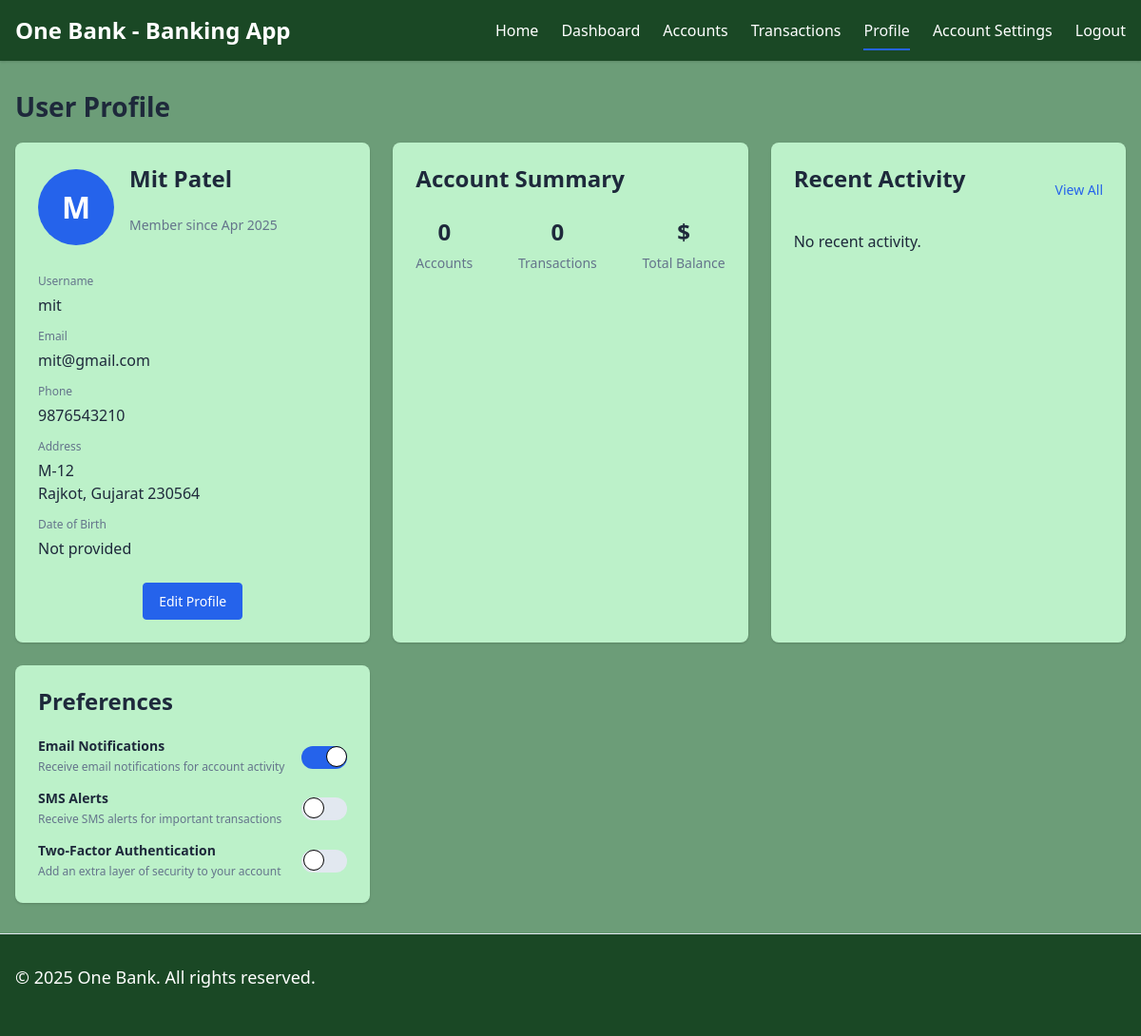
Screenshot of /profile (signed in) with the database file from the repository.
### models.py (models this page shows, shortened)
class User(UserMixin, Base):
    __tablename__ = 'users'
    id = Column(Integer, primary_key=True)
    username = Column(String(64), unique=True, nullable=False)
    email = Column(String(120), unique=True, nullable=False)
    password_hash = Column(String(128), nullable=False)
    is_active = Column(Boolean, default=True)
    created_at = Column(DateTime, default=datetime.utcnow)
    last_seen = Column(DateTime, default=datetime.utcnow)
    profile = relationship("UserProfile", backref="user", uselist=False)
    accounts = relationship("Account", backref="user")
    transactions = relationship("Transaction", backref="user")
    login_history = relationship("LoginHistory", backref="user")
    notifications = relationship("Notification", backref="user")

class UserProfile(Base):
    __tablename__ = 'user_profiles'
    id = Column(Integer, primary_key=True)
    user_id = Column(Integer, ForeignKey('users.id'))
    first_name = Column(String(64))
    last_name = Column(String(64))
    phone_number = Column(String(20))
    address = Column(String(256))
    city = Column(String(64))
    state = Column(String(64))
    zip_code = Column(String(20))
    date_of_birth = Column(DateTime)
    profile_picture = Column(String(256))

### app.py (the view)
@app.route('/profile')
@login_required
def profile():
    from models import UserProfile
    user_profile = UserProfile.query.filter_by(user_id=current_user.id).first()
    return render_template('profile.html', profile=user_profile)

### app.py (called while the page is built)
@login_manager.user_loader
def load_user(user_id):
    return User.query.get(int(user_id))

@app.teardown_appcontext
def shutdown_session(exception=None):
    db_session.remove()

@app.before_request
def before_request():
    g.user = current_user
    if current_user.is_authenticated:
        current_user.last_seen = datetime.utcnow()
        db_session.commit()

### templates/profile.html (shortened to what this page needs)
<!DOCTYPE html>
<html lang="en">
<head>
    <link rel="stylesheet" href="{{ url_for('static', filename='css/styles.css') }}">
</head>
<body>
    <header>
        <div class="container">
            <div class="logo">
                <h1>One Bank - Banking App</h1>
            </div>
            <nav>
                <ul>
                    <li><a href="{{ url_for('index') }}">Home</a></li>
                    <li><a href="{{ url_for('dashboard') }}">Dashboard</a></li>
                    <li><a href="{{ url_for('transactions.accounts_list') }}">Accounts</a></li>
                    <li><a href="{{ url_for('transactions.transactions_list') }}">Transactions</a></li>
                    <li><a href="{{ url_for('profile') }}" class="active">Profile</a></li>
                    <li><a href="{{ url_for('auth.account') }}">Account Settings</a></li>
                    <li><a href="{{ url_for('auth.logout') }}">Logout</a></li>
                </ul>
            </nav>
        </div>
    </header>
    <main>
        <section class="profile">
            <div class="container">
                <h2>User Profile</h2>
                <div class="profile-grid">
                    <div class="profile-card user-info">
                        <div class="profile-header">
                            <div class="profile-avatar">
                                {% if profile and profile.profile_picture %}
                                    <img src="{{ profile.profile_picture }}" alt="Profile Picture">
                                {% else %}
                                    <div class="avatar-placeholder">
                                        {{ current_user.username[0].upper() }}
                                    </div>
                                {% endif %}
                            </div>
                            <div class="profile-name">
                                <h3>
                                    {% if profile %}
                                        {{ profile.first_name }} {{ profile.last_name }}
                                    {% else %}
                                        {{ current_user.username }}
                                    {% endif %}
                                </h3>
                                <p class="user-since">Member since {{ current_user.created_at.strftime('%b %Y') }}</p>
                            </div>
                        </div>
                        <div class="profile-details">
                            <div class="detail-item">
                                <span class="detail-label">Username</span>
                                <span class="detail-value">{{ current_user.username }}</span>
                            </div>
                            <div class="detail-item">
                                <span class="detail-label">Email</span>
                                <span class="detail-value">{{ current_user.email }}</span>
                            </div>
                            {% if profile %}
                                <div class="detail-item">
                                    <span class="detail-label">Phone</span>
                                    <span class="detail-value">{{ profile.phone_number or 'Not provided' }}</span>
                                </div>
                                <div class="detail-item">
                                    <span class="detail-label">Address</span>
                                    <span class="detail-value">
                                        {% if profile.address %}
                                            {{ profile.address }}<br>
                                            {{ profile.city }}, {{ profile.state }} {{ profile.zip_code }}
                                        {% else %}
                                            Not provided
                                        {% endif %}
                                    </span>
                                </div>
                                <div class="detail-item">
                                    <span class="detail-label">Date of Birth</span>
                                    <span class="detail-value">
                                        {% if profile.date_of_birth %}
                                            {{ profile.date_of_birth.strftime('%b %d, %Y') }}
                                        {% else %}
                                            Not provided
                                        {% endif %}
                                    </span>
                                </div>
                            {% endif %}
                        </div>
                        <div class="profile-actions">
                            <a href="#" class="btn btn-primary">Edit Profile</a>
                        </div>
                    </div>
                    <div class="profile-card account-summary">
                        <h3>Account Summary</h3>
                        <div class="summary-stats">
                            <div class="stat-item">
                                <span class="stat-value">{{ accounts|length }}</span>
                                <span class="stat-label">Accounts</span>
                            </div>
                            <div class="stat-item">
                                <span class="stat-value">{{ recent_transactions|length }}</span>
                                <span class="stat-label">Transactions</span>
                            </div>
                            <div class="stat-item">
                                <span class="stat-value">${{ total_balance }}</span>
                                <span class="stat-label">Total Balance</span>
                            </div>
                        </div>
                    </div>
                    <div class="profile-card activity-log">
                        <div class="card-header">
                            <h3>Recent Activity</h3>
                            <a href="#" class="view-all">View All</a>
                        </div>
                        <div class="activity-list">
                            {% for activity in login_history %}
                                <div class="activity-item">
                                    <div class="activity-icon">
                                        <span class="icon login">🔑</span>
                                    </div>
                                    <div class="activity-details">
                                        <div class="activity-info">
                                            <h4>Login</h4>
                                            <p class="activity-date">{{ activity.login_time.strftime('%b %d, %Y %H:%M') }}</p>
                                        </div>
                                        <div class="activity-meta">
                                            <span class="activity-ip">{{ activity.ip_address }}</span>
                                        </div>
                                    </div>
                                </div>
                            {% else %}
                                <div class="no-activity">
                                    <p>No recent activity.</p>
                                </div>
                            {% endfor %}
                        </div>
                    </div>
                    <div class="profile-card preferences">
                        <h3>Preferences</h3>
                        <div class="preferences-list">
                            <div class="preference-item">
                                <div class="preference-info">
                                    <h4>Email Notifications</h4>
                                    <p>Receive email notifications for account activity</p>
                                </div>
                                <div class="preference-action">
                                    <label class="switch">
                                        <span class="slider"></span>
                                    </label>
                                </div>
                            </div>
                            <div class="preference-item">
                                <div class="preference-info">
                                    <h4>SMS Alerts</h4>
                                    <p>Receive SMS alerts for important transactions</p>
                                </div>
                                <div class="preference-action">
                                    <label class="switch">
                                        <span class="slider"></span>
                                    </label>
                                </div>
                            </div>
                            <div class="preference-item">
                                <div class="preference-info">
                                    <h4>Two-Factor Authentication</h4>
                                    <p>Add an extra layer of security to your account</p>
                                </div>
                                <div class="preference-action">
                                    <label class="switch">
                                        <span class="slider"></span>
                                    </label>
                                </div>
                            </div>
                        </div>
                    </div>
                </div>
            </div>
        </section>
    </main>
    <footer>
        <div class="container">
            <p>&copy; 2025 One Bank. All rights reserved.</p>
        </div>
    </footer>
</body>
</html>

### rows the page displays
User: username "M", created_at "Apr 2025", username "mit", email "mit@gmail.com"
UserProfile: first_name "Mit", last_name "Patel", phone_number "9876543210", address "M-12", city "Rajkot", state "Gujarat", zip_code "230564"

### other values shown
{{ accounts|length }} "0"
{{ recent_transactions|length }} "0"
